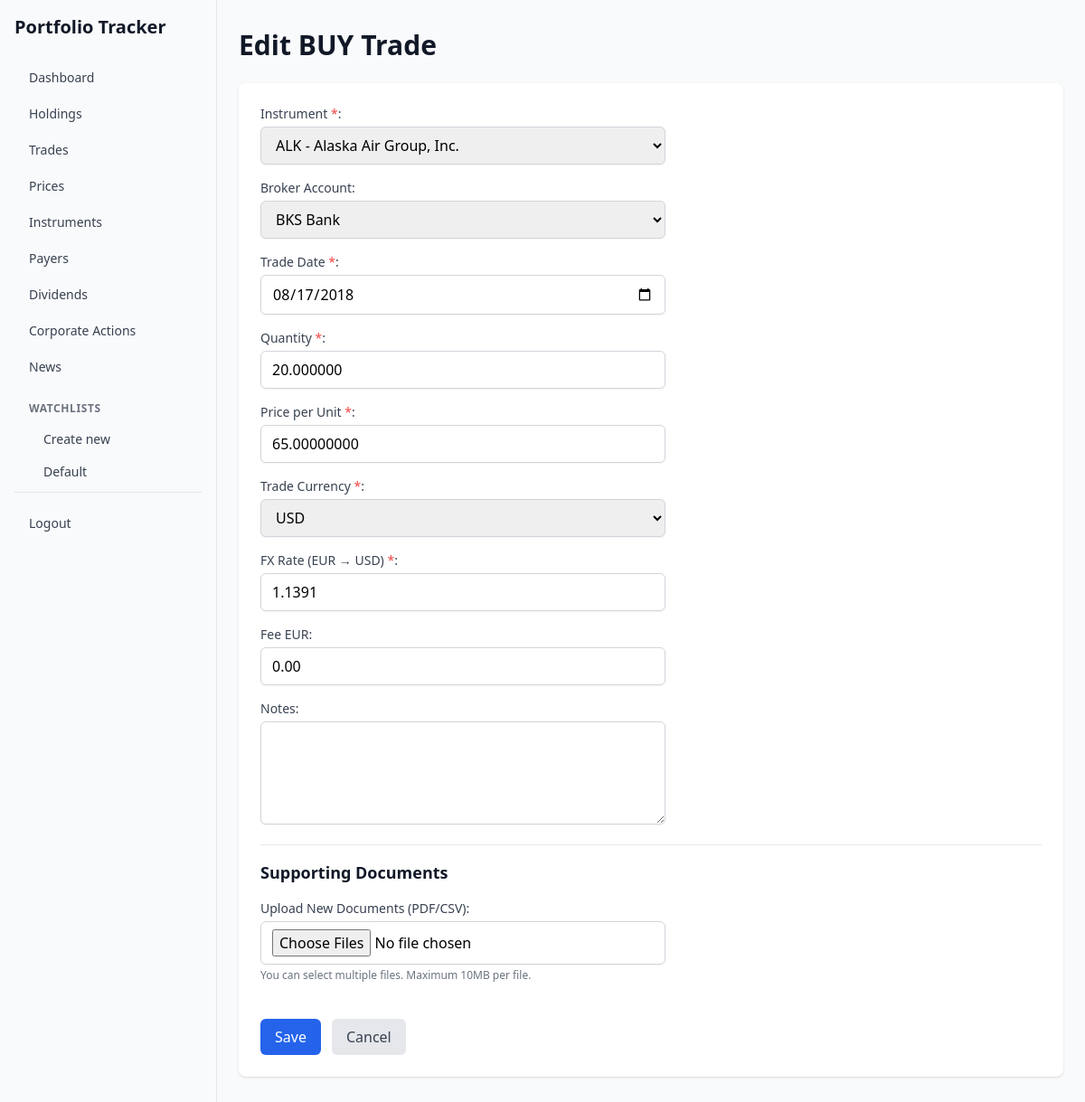
Screenshot of /?action=trade_edit&id=6 (signed in) with the database file from the repository.
### tables this page shows
CREATE TABLE watchlist (
  id BIGINT UNSIGNED AUTO_INCREMENT PRIMARY KEY,
  user_id BIGINT UNSIGNED NOT NULL,
  name VARCHAR(80) NOT NULL,
  is_default TINYINT(1) NOT NULL DEFAULT 0,
  created_at DATETIME NOT NULL DEFAULT CURRENT_TIMESTAMP,

  UNIQUE KEY uniq_user_name (user_id, name),
  KEY idx_user (user_id),

  CONSTRAINT fk_watchlist_user FOREIGN KEY (user_id) REFERENCES user(id)
);

CREATE TABLE trade (
  id BIGINT UNSIGNED AUTO_INCREMENT PRIMARY KEY,
  user_id BIGINT UNSIGNED NOT NULL,

  broker_account_id BIGINT UNSIGNED NULL,
  instrument_id BIGINT UNSIGNED NOT NULL,

  trade_type ENUM('BUY','SELL') NOT NULL,
  trade_date DATE NOT NULL,

  quantity DECIMAL(18,6) NOT NULL,
  price_per_unit DECIMAL(18,8) NOT NULL,
  price_eur DECIMAL(18,8) NOT NULL,
  trade_currency CHAR(3) NOT NULL,

  fee_amount DECIMAL(18,8) NULL,
  fee_currency CHAR(3) NULL,

  fx_rate_to_eur DECIMAL(18,8) NOT NULL,          
  total_value_eur DECIMAL(18,2) NOT NULL,         
  fee_eur DECIMAL(18,2) NOT NULL DEFAULT 0,

  notes VARCHAR(255) NULL,

  is_voided TINYINT(1) NOT NULL DEFAULT 0,
  void_reason VARCHAR(255) NULL,

  created_at DATETIME NOT NULL DEFAULT CURRENT_TIMESTAMP,
  updated_at DATETIME NOT NULL DEFAULT CURRENT_TIMESTAMP ON UPDATE CURRENT_TIMESTAMP,

  created_by BIGINT UNSIGNED NULL,
  updated_by BIGINT UNSIGNED NULL,

  KEY idx_trade_user_date (user_id, trade_date),
  KEY idx_trade_user_instr_date (user_id, instrument_id, trade_date),

  CONSTRAINT fk_trade_user FOREIGN KEY (user_id) REFERENCES user(id),
  CONSTRAINT fk_trade_broker FOREIGN KEY (broker_account_id) REFERENCES broker_account(id),
  CONSTRAINT fk_trade_instr FOREIGN KEY (instrument_id) REFERENCES instrument(id),
  CONSTRAINT fk_trade_created_by FOREIGN KEY (created_by) REFERENCES user(id),
  CONSTRAINT fk_trade_updated_by FOREIGN KEY (updated_by) REFERENCES user(id),

  CONSTRAINT chk_trade_qty_pos CHECK (quantity > 0),
  CONSTRAINT chk_trade_price_pos CHECK (price_per_unit >= 0),
  CONSTRAINT chk_trade_price_eur_nonneg CHECK (price_eur >= 0),
  CONSTRAINT chk_trade_total_pos CHECK (total_value_eur >= 0),
  CONSTRAINT chk_trade_fee_nonneg CHECK (fee_eur >= 0)
);

CREATE TABLE instrument (
  id BIGINT UNSIGNED AUTO_INCREMENT PRIMARY KEY,

  isin VARCHAR(16) NULL,                          
  ticker VARCHAR(32) NULL,                        
  name VARCHAR(255) NOT NULL,
  instrument_type ENUM('STOCK','ETF','ADR','BOND','OTHER') NOT NULL DEFAULT 'STOCK',
  country_code CHAR(2) NULL,
  trading_currency CHAR(3) NULL,
  dividend_payer_id BIGINT UNSIGNED NULL,
  is_private TINYINT(1) NOT NULL DEFAULT 0,

  created_at DATETIME NOT NULL DEFAULT CURRENT_TIMESTAMP,
  updated_at DATETIME NOT NULL DEFAULT CURRENT_TIMESTAMP ON UPDATE CURRENT_TIMESTAMP,

  UNIQUE KEY uk_instrument_isin (isin),
  KEY idx_instrument_ticker (ticker),
  
  CONSTRAINT fk_instrument_dividend_payer FOREIGN KEY (dividend_payer_id) REFERENCES dividend_payer(id)
);

CREATE TABLE broker_account (
  id BIGINT UNSIGNED AUTO_INCREMENT PRIMARY KEY,
  user_id BIGINT UNSIGNED NOT NULL,

  broker_code VARCHAR(64) NOT NULL,               
  name VARCHAR(128) NOT NULL,
  currency CHAR(3) NOT NULL DEFAULT 'EUR',
  is_active TINYINT(1) NOT NULL DEFAULT 1,

  created_at DATETIME NOT NULL DEFAULT CURRENT_TIMESTAMP,
  updated_at DATETIME NOT NULL DEFAULT CURRENT_TIMESTAMP ON UPDATE CURRENT_TIMESTAMP,

  created_by BIGINT UNSIGNED NULL,
  updated_by BIGINT UNSIGNED NULL,

  UNIQUE KEY uk_broker_user_code (user_id, broker_code),

  CONSTRAINT fk_broker_user FOREIGN KEY (user_id) REFERENCES user(id),
  CONSTRAINT fk_broker_created_by FOREIGN KEY (created_by) REFERENCES user(id),
  CONSTRAINT fk_broker_updated_by FOREIGN KEY (updated_by) REFERENCES user(id)
);

### views/trades/form_edit.php (the view, shortened to what the rows shown need)
<div class="mb-6">
    <h1 class="text-3xl font-bold text-gray-900">Edit <?= htmlspecialchars($trade_type ?? 'Trade') ?> Trade</h1>
</div>
<div class="bg-white rounded-lg shadow p-6">
    <form method="POST" action="?action=trade_update&id=<?= htmlspecialchars((string)$trade_data->id) ?>" enctype="multipart/form-data" class="space-y-4">
        <div>
            <label for="instrument_id" class="block text-sm font-medium text-gray-700 mb-1">Instrument <span class="text-red-500">*</span>:</label>
            <select id="instrument_id" name="instrument_id" required class="w-full max-w-md px-3 py-2 border border-gray-300 rounded-md shadow-sm focus:outline-none focus:ring-blue-500 focus:border-blue-500">
                <?php foreach ($instruments as $instrument): ?>
                    <?php $display = $instrument->ticker ? $instrument->ticker . ' - ' . $instrument->name : $instrument->name; ?>
                    <option value="<?= $instrument->id ?>" <?= (isset($trade_data->instrument_id) && $trade_data->instrument_id == $instrument->id) ? 'selected' : '' ?>>
                        <?= htmlspecialchars($display) ?>
                    </option>
                <?php endforeach; ?>
            </select>
        </div>
        <div>
            <label for="broker_account_id" class="block text-sm font-medium text-gray-700 mb-1">Broker Account:</label>
            <select id="broker_account_id" name="broker_account_id" class="w-full max-w-md px-3 py-2 border border-gray-300 rounded-md shadow-sm focus:outline-none focus:ring-blue-500 focus:border-blue-500">
                <?php foreach ($broker_accounts as $broker): ?>
                    <option value="<?= $broker['id'] ?>" <?= (isset($trade_data->broker_account_id) && $trade_data->broker_account_id == $broker['id']) ? 'selected' : '' ?>>
                        <?= htmlspecialchars($broker['name']) ?>
                    </option>
                <?php endforeach; ?>
            </select>
        </div>
        <div>
            <label for="trade_date" class="block text-sm font-medium text-gray-700 mb-1">Trade Date <span class="text-red-500">*</span>:</label>
            <input type="date" id="trade_date" name="trade_date" value="<?= htmlspecialchars($trade_data->trade_date ?? '') ?>" required class="w-full max-w-md px-3 py-2 border border-gray-300 rounded-md shadow-sm focus:outline-none focus:ring-blue-500 focus:border-blue-500">
        </div>
        <div>
            <label for="quantity" class="block text-sm font-medium text-gray-700 mb-1">Quantity <span class="text-red-500">*</span>:</label>
            <input type="number" id="quantity" name="quantity" value="<?= htmlspecialchars($trade_data->quantity ?? '') ?>" step="any" required class="w-full max-w-md px-3 py-2 border border-gray-300 rounded-md shadow-sm focus:outline-none focus:ring-blue-500 focus:border-blue-500">
        </div>
        <div>
            <label for="price_per_unit" class="block text-sm font-medium text-gray-700 mb-1">Price per Unit <span class="text-red-500">*</span>:</label>
            <input type="number" id="price_per_unit" name="price_per_unit" value="<?= htmlspecialchars($trade_data->price_per_unit ?? '') ?>" step="any" required class="w-full max-w-md px-3 py-2 border border-gray-300 rounded-md shadow-sm focus:outline-none focus:ring-blue-500 focus:border-blue-500">
        </div>
        <div>
            <label for="trade_currency" class="block text-sm font-medium text-gray-700 mb-1">Trade Currency <span class="text-red-500">*</span>:</label>
            <select id="trade_currency" name="trade_currency" required class="w-full max-w-md px-3 py-2 border border-gray-300 rounded-md shadow-sm focus:outline-none focus:ring-blue-500 focus:border-blue-500">
                <option value="USD" <?= (isset($trade_data->trade_currency) && $trade_data->trade_currency === 'USD') || (!isset($trade_data->trade_currency)) ? 'selected' : '' ?>>USD</option>
            </select>
        </div>
        <?php
        $trade_currency = strtoupper(trim($trade_data->trade_currency ?? 'EUR'));
        $is_eur = ($trade_currency === 'EUR');
        $broker_fx_rate = '';
        if (isset($trade_data->fx_rate_to_eur) && $trade_data->fx_rate_to_eur !== '' && $trade_data->fx_rate_to_eur !== '0') {
            $broker_fx_rate = number_format(1 / (float)$trade_data->fx_rate_to_eur, 4, '.', '');
        }
        if (isset($trade_data->broker_fx_rate)) {
            $broker_fx_rate = $trade_data->broker_fx_rate;
        }
        ?>
        <div id="broker_fx_rate_container" style="display: <?= $is_eur ? 'none' : 'block' ?>;">
            <label for="broker_fx_rate" class="block text-sm font-medium text-gray-700 mb-1">FX Rate (EUR → <?= htmlspecialchars($trade_currency) ?>) <span class="text-red-500">*</span>:</label>
            <input type="number" id="broker_fx_rate" name="broker_fx_rate" value="<?= htmlspecialchars($broker_fx_rate) ?>" step="any" <?= !$is_eur ? 'required' : '' ?> class="w-full max-w-md px-3 py-2 border border-gray-300 rounded-md shadow-sm focus:outline-none focus:ring-blue-500 focus:border-blue-500">
        </div>
        <div>
            <label for="fee_eur" class="block text-sm font-medium text-gray-700 mb-1">Fee EUR:</label>
            <input type="number" id="fee_eur" name="fee_eur" value="<?= htmlspecialchars($trade_data->fee_eur ?? '') ?>" step="0.01" class="w-full max-w-md px-3 py-2 border border-gray-300 rounded-md shadow-sm focus:outline-none focus:ring-blue-500 focus:border-blue-500">
        </div>
    </form>
</div>
<?php
$content = ob_get_clean();
require __DIR__ . '/../layout.php';
?>

### views/layout.php (shortened to what the rows shown need)
<!DOCTYPE html>
<html lang="en">
<head>
    <script src="https://cdn.tailwindcss.com"></script>
</head>
<body class="bg-gray-50">
    <?php
    require_once __DIR__ . '/../infrastructure/auth.php';
    $is_logged_in = current_user_id() !== null;
    $current_action = $_GET['action'] ?? 'login';
    $current_watchlist_id = isset($_GET['id']) && $current_action === 'watchlist' ? (int) $_GET['id'] : 0;
    $watchlists_sidebar = [];
    if ($is_logged_in) {
        require_once __DIR__ . '/../repositories/WatchlistRepository.php';
        $watchlist_repo = new WatchlistRepository();
        $user_id = current_user_id();
        if ($user_id !== null) {
            $watchlists_sidebar = $watchlist_repo->list_by_user($user_id);
        }
    }
    function get_watchlist_link_classes(int $watchlist_id, int $current_id): string {
        $base = 'block px-4 py-2 pl-8 text-sm font-medium rounded-md transition-colors';
        return $base . ' text-gray-700 hover:bg-gray-100 hover:text-gray-900';
    }
    ?>
    <?php if ($is_logged_in): ?>
        <div class="flex min-h-screen">
            <aside class="w-60 bg-gray-50 border-r border-gray-200 flex-shrink-0">
                <div class="p-4">
                    <h1 class="text-xl font-bold text-gray-900 mb-6">Portfolio Tracker</h1>
                    <nav class="space-y-1">
                        <div class="pt-2">
                            <div class="px-4 py-2 text-xs font-semibold text-gray-500 uppercase tracking-wider">
                                Watchlists
                            </div>
                            <a href="?action=watchlist_new" class="block px-4 py-2 pl-8 text-sm font-medium text-gray-700 hover:bg-gray-100 hover:text-gray-900 rounded-md transition-colors">
                                Create new
                            </a>
                            <?php foreach ($watchlists_sidebar as $watchlist): ?>
                                <a href="?action=watchlist&id=<?= $watchlist->id ?>" class="<?= get_watchlist_link_classes($watchlist->id, $current_watchlist_id) ?>">
                                    <?= htmlspecialchars($watchlist->name) ?>
                                </a>
                            <?php endforeach; ?>
                        </div>
                    </nav>
                </div>
            </aside>
            <main class="flex-1 overflow-x-hidden">
                <div class="<?= $current_action === 'holdings' ? '' : (in_array($current_action, ['news', 'trades', 'dividends', 'watchlist', 'instruments']) ? 'max-w-12xl mx-auto' : 'max-w-7xl mx-auto') ?> px-6 py-8">
                    <?php if (isset($content)): ?>
                        <?= $content ?>
                    <?php endif; ?>
                </div>
            </main>
        </div>
    <?php endif; ?>
</body>
</html>

### rows the page displays
watchlist: name "Default"
trade: trade_type "BUY", instrument_id "ALK - Alaska Air Group, Inc.", broker_account_id "BKS Bank", trade_date "08/17/2018", quantity "20.000000", price_per_unit "65.00000000", trade_currency "USD", fee_eur "0.00"
